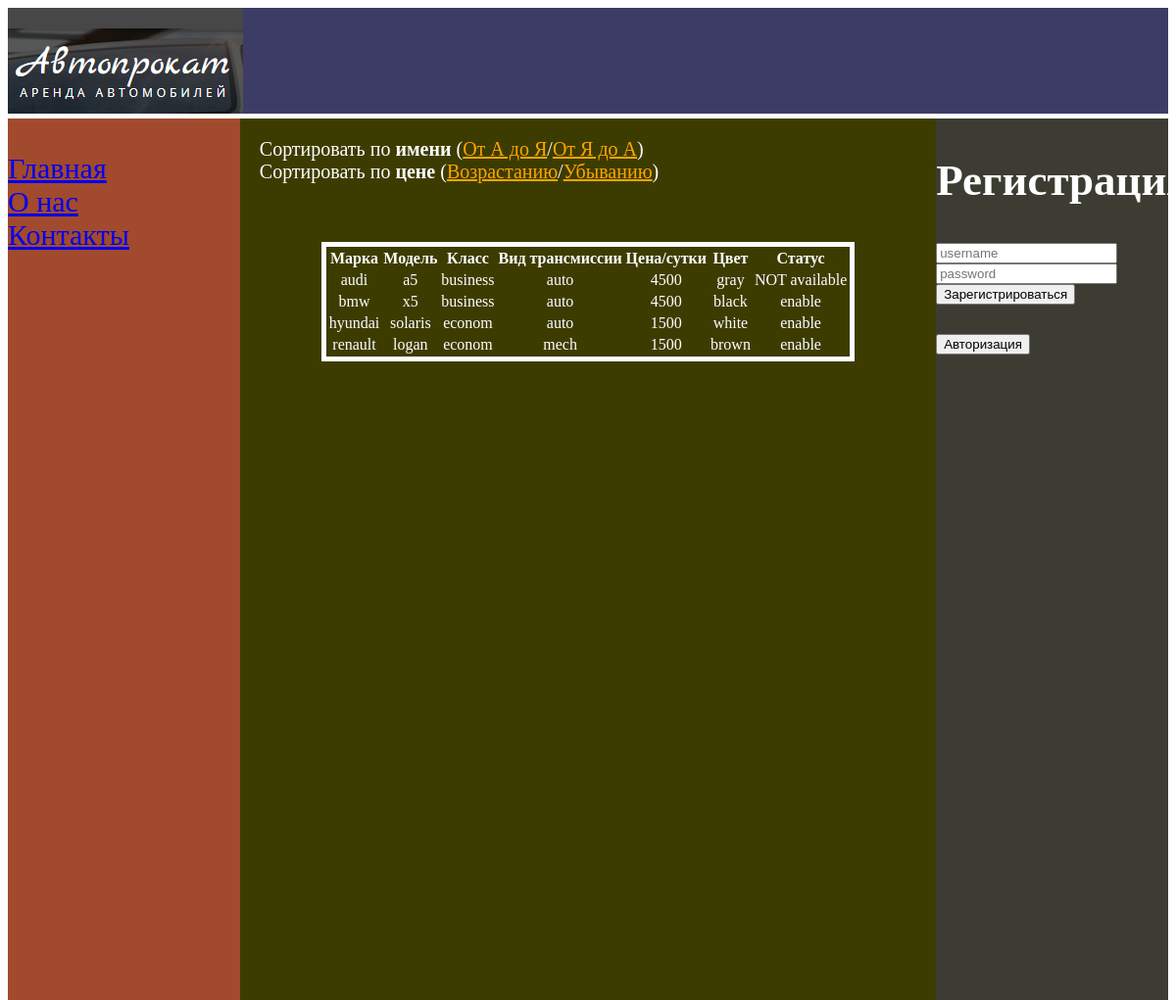
Screenshot of /sort1.php with the database file from the repository.
### tables this page shows
CREATE TABLE `auto` (
  `id` int(11) NOT NULL,
  `color` varchar(50) NOT NULL,
  `status` varchar(50) NOT NULL,
  `regnum` varchar(10000) NOT NULL,
  `id_model` int(11) NOT NULL
);

CREATE TABLE `model` (
  `id` int(11) NOT NULL,
  `marka` varchar(50) NOT NULL,
  `model` varchar(50) NOT NULL,
  `class` varchar(50) NOT NULL,
  `trannsm` varchar(50) NOT NULL,
  `zena` int(11) NOT NULL
);

### sort1.php (the view, shortened to what this page needs)
<?php
	require('connect.php');
	$qry=mysqli_query($connection,"SELECT model.marka, model.model, model.class, model.trannsm, model.zena, auto.color, auto.status FROM model INNER JOIN auto ON model.id = auto.id_model ORDER BY model.marka ASC");
$posts=array();
if ($qry) {
	while ($row=mysqli_fetch_assoc($qry)) {
	$posts[]=$row;
}
}
?>
<html>
<head>
	<link rel="stylesheet" type="text/css" href="style.css">
</head>
<body>
	<div class="main">
		<div class="header">
			<a href="index.php" ><img src="logo.png"></a>
		</div>
		<div class="leftbar">
		<br>
			<a href="index.php">Главная</a><br>
			<a href="about.php">О нас</a><br>
			<a href="contact.php">Контакты</a><br>
		</div>
		<div class="content">
			<div class="sort">
			Сортировать по <strong>имени</strong> (<a href="sort1.php"><span>От А до Я</span></a>/<a href="sort2.php"><span>От Я до А</span></a>)<br>
				Сортировать по <strong>цене</strong> (<a href="sort3.php"><span>Возрастанию</span></a>/<a href="sort4.php"><span>Убыванию</span></a>)
			</div>
		<table align="center">
		<tr>
			<th>Марка</th>
			<th>Модель</th>
			<th>Класс</th>
			<th>Вид трансмиссии</th>
			<th>Цена/сутки</th>
			<th>Цвет</th>
			<th>Статус</th>
		</tr>
	<?php foreach($posts as $post){
			echo'<tr align="center">';
		echo '<td>'.$post['marka'].'</td>';
		echo '<td>'. $post['model'].	'</td>';
		echo '<td>'. $post['class']	.'</td>';
		echo '<td>'. $post['trannsm'].	'</td>';
		echo '<td>'.$post['zena']	.    '</td>';
		echo '<td>'.$post['color'].	'</td>';
		echo '<td>'. $post['status']	.'</td>';
	}
	echo '</table>';
	?>
	</div>
	<div class="sidebar">
		<form  method="POST">
			<h2>Регистрация</h2>
			<input type="text" name="username" class="form-control" placeholder="username" required><br>
			<input type="password" name="password" class="form-control" placeholder="password" required><br>
			<button type="submit" class="button">Зарегистрироваться</button>
		</form>
		<div class="avtar"><form action="atr.php">
    			<button type="submit" class="button">Авторизация</button>
			</form>
		</div>
	</div>
</div>
</body>
</html>

### style.css (style rules this page uses)
body { color: white; font-size: 30px; }
.header { background:#3d3c66; height: 108px; margin-bottom: 5px; }
.leftbar { background:#A24A2D; min-height: 300px; width:20%; float: left; height: 900px; }
.content { background:#3d3c00; height: 900px; width: 60%; float:left; }
.sidebar { background:#3d3c33; min-height: 300px; width: 20%; height: 900px; float: left; }
table { margin-top: 60px; border:5px solid white; }
.sort { margin:20px 0px 0px 20px; font-size: 20px; }
.sort span { color:orange; text-decoration: underline; cursor: pointer; }

### rows the page displays
auto: id_model.marka "audi", id_model.model "a5", id_model.class "business", id_model.trannsm "auto", id_model.zena "4500", color "gray", status "NOT available"
auto: id_model.marka "bmw", id_model.model "x5", id_model.class "business", id_model.trannsm "auto", id_model.zena "4500", color "black", status "enable"
auto: id_model.marka "hyundai", id_model.model "solaris", id_model.class "econom", id_model.trannsm "auto", id_model.zena "1500", color "white", status "enable"
auto: id_model.marka "renault", id_model.model "logan", id_model.class "econom", id_model.trannsm "mech", id_model.zena "1500", color "brown", status "enable"
